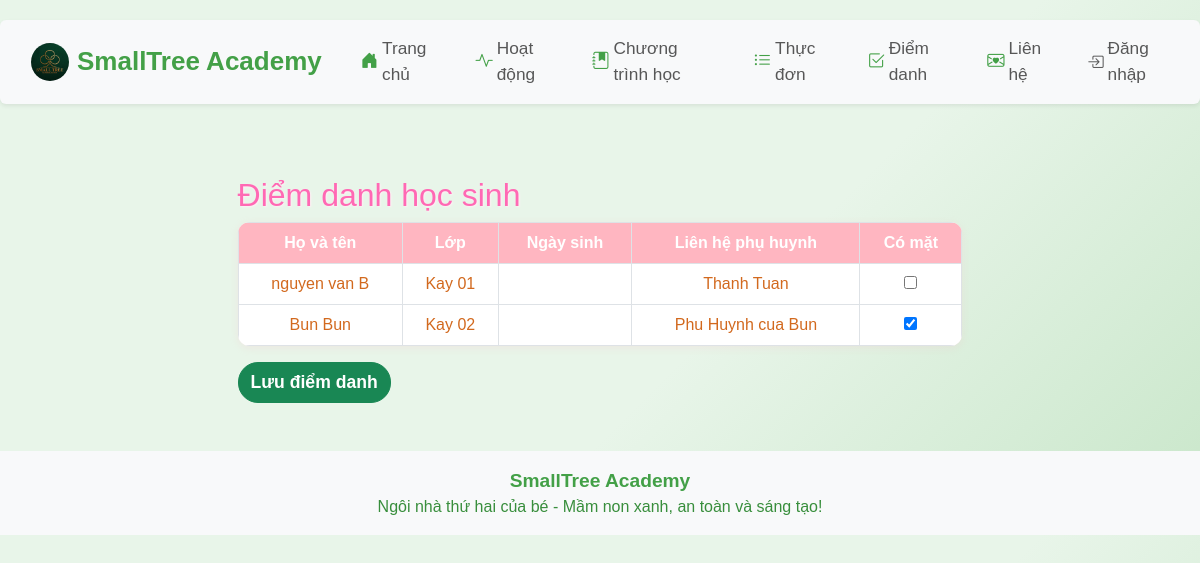
/attendance/mark, run on an earlier commit of the app's database.
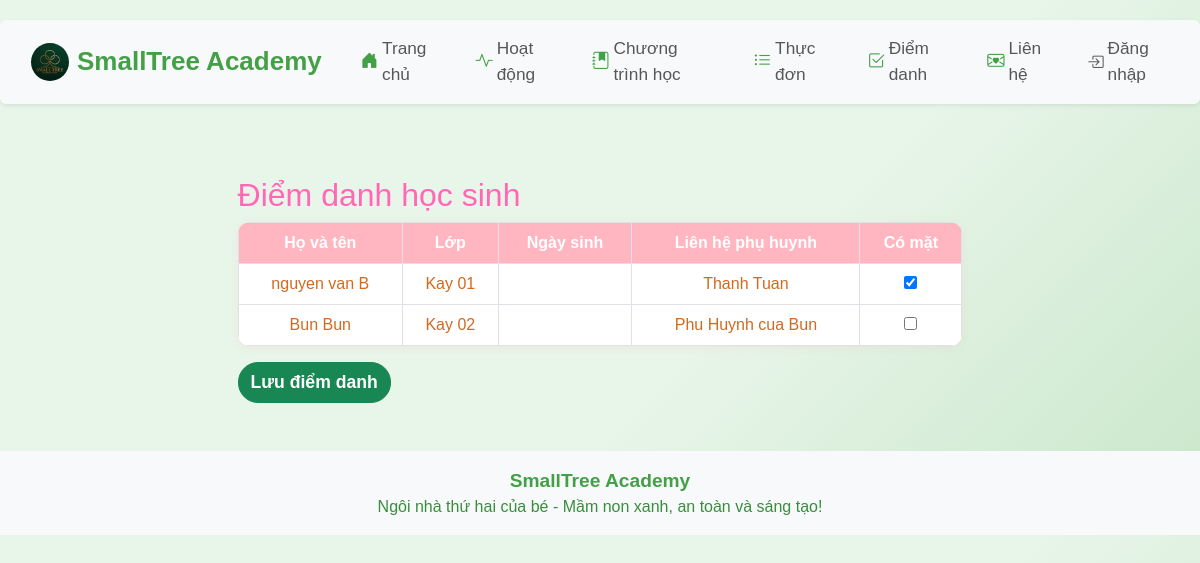
And on a later commit of the database.
### app/models.py (models this page shows)
class Child(db.Model):
    id = db.Column(db.Integer, primary_key=True)
    name = db.Column(db.String(100), nullable=False)
    age = db.Column(db.Integer, nullable=False)
    parent_contact = db.Column(db.String(100), nullable=False)
    class_name = db.Column(db.String(100))
    birth_date = db.Column(db.String(20))
    status = db.Column(db.String(20), default='Chưa điểm danh')
    email = db.Column(db.String(100))
    phone = db.Column(db.String(20))
    password = db.Column(db.String(100))
    student_code = db.Column(db.String(20), unique=True, nullable=True)

### app/routes.py (the view, shortened to what this page needs)
@main.route('/attendance/mark', methods=['GET', 'POST'])
def mark_attendance():
    students = Child.query.all()
    mobile = is_mobile()
    return render_template('mark_attendance.html', students=students, title='Điểm danh học sinh', mobile=mobile)

### app/__init__.py (called while the page is built)
def create_app():
    app = Flask(__name__)
    app.config['SECRET_KEY'] = 'your-secret-key'
    app.config['SQLALCHEMY_DATABASE_URI'] = 'sqlite:///site.db'
    app.config['SQLALCHEMY_TRACK_MODIFICATIONS'] = False
    db.init_app(app)
    migrate = Migrate(app, db)
    csrf = CSRFProtect(app)
    @app.context_processor
    def inject_csrf_token():
        from flask_wtf.csrf import generate_csrf
        return dict(csrf_token=generate_csrf)
    from app.routes import main
    app.register_blueprint(main)
    return app

### app/routes.py (called while the page is built)
def is_mobile():
    ua = request.user_agent.string.lower()
    return 'mobile' in ua or 'android' in ua or 'iphone' in ua

### app/templates/mark_attendance.html (shortened to what this page needs)
{% extends 'base.html' %}
{% block content %}
<div class="container mt-5">
    <h2>Điểm danh học sinh</h2>
    <form method="post">
        <table class="table table-bordered">
            <thead>
                <tr>
                    <th>Họ và tên</th>
                    <th>Lớp</th>
                    <th>Ngày sinh</th>
                    <th>Liên hệ phụ huynh</th>
                    <th>Có mặt</th>
                </tr>
            </thead>
            <tbody>
                {% for student in students %}
                <tr>
                    <td>{{ student.name }}</td>
                    <td>{{ student.class_name if student.class_name else '' }}</td>
                    <td>{{ student.birth_date if student.birth_date else '' }}</td>
                    <td>{{ student.parent_contact }}</td>
                    <td><input type="checkbox" name="present_{{ student.id }}" {% if student.status == 'Có mặt' %}checked{% endif %}></td>
                </tr>
                {% else %}
                <tr><td colspan="5">Chưa có học sinh nào.</td></tr>
                {% endfor %}
            </tbody>
        </table>
        <button type="submit" class="btn btn-success">Lưu điểm danh</button>
    </form>
</div>
{% endblock %}

What changed in the data, as far as the page shows it:
changed Child "nguyen van B": status "☐" → "☑"
changed Child "Bun Bun": status "☑" → "☐"
